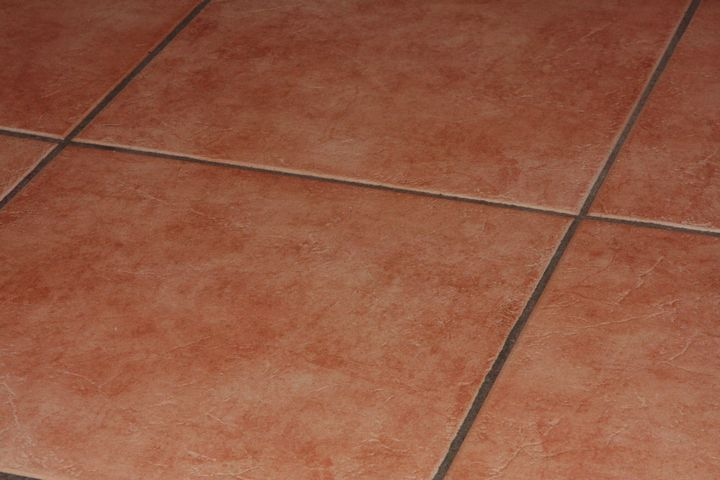
%> input picture floor.jpg, 720 x 480 px
$ octave FLOOR.m   (GNU Octave 9; MATLAB toolbox functions it lacks are replaced by stand-ins)
%> lines starting %> are read from the running program, lines starting %| are printed output that depends on the picture
% Read in original RGB image.
rgbImage  = imread('floor.jpg');
%> rgbImage is the input picture: size 480x720x3 uint8; mean R, G, B 147.2, 88.6, 65.5
subplot(2, 2, 1);
imshow(rgbImage)
axis('on', 'image');
title('Original Image')
% Convert to gray scale.
grayImage = rgb2gray(rgbImage);
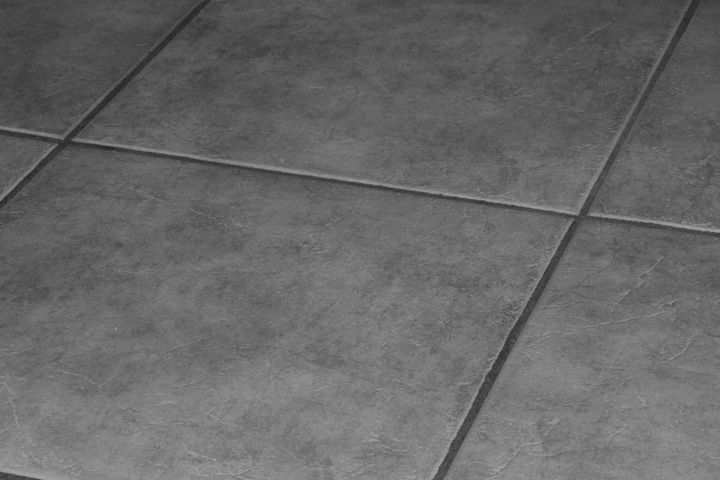
%> grayImage: size 480x720 uint8; min 34, max 175, mean 103.5
subplot(2, 2, 2);
imshow(grayImage)
axis('on', 'image');
title('Grey Scale Image')
% Get edges
Canny_img = edge(grayImage, 'Canny');
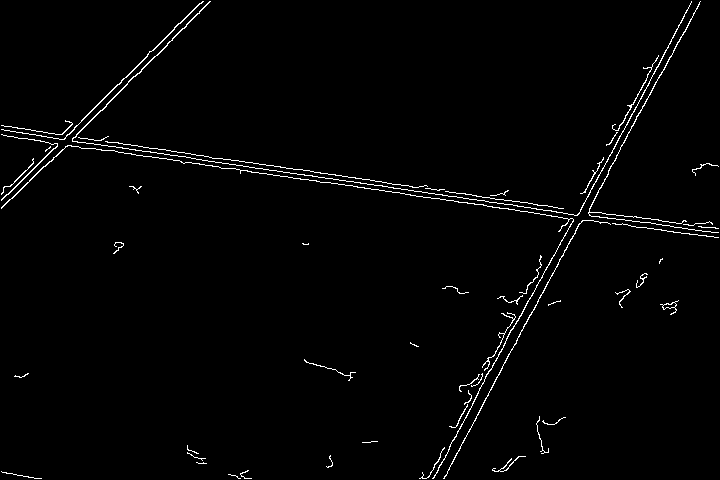
%> Canny_img: size 480x720 logical; 1.7% white in thin lines or dots
subplot(2, 2, 3);
imshow(Canny_img, [])
axis('on', 'image');
title('Edge Detected Image')
% Enlarge figure to full screen.
set(gcf, 'Units', 'Normalized', 'Outerposition', [0, 0.05, 1, 0.95]);

$ run again, with apple.jpg copied over floor.jpg
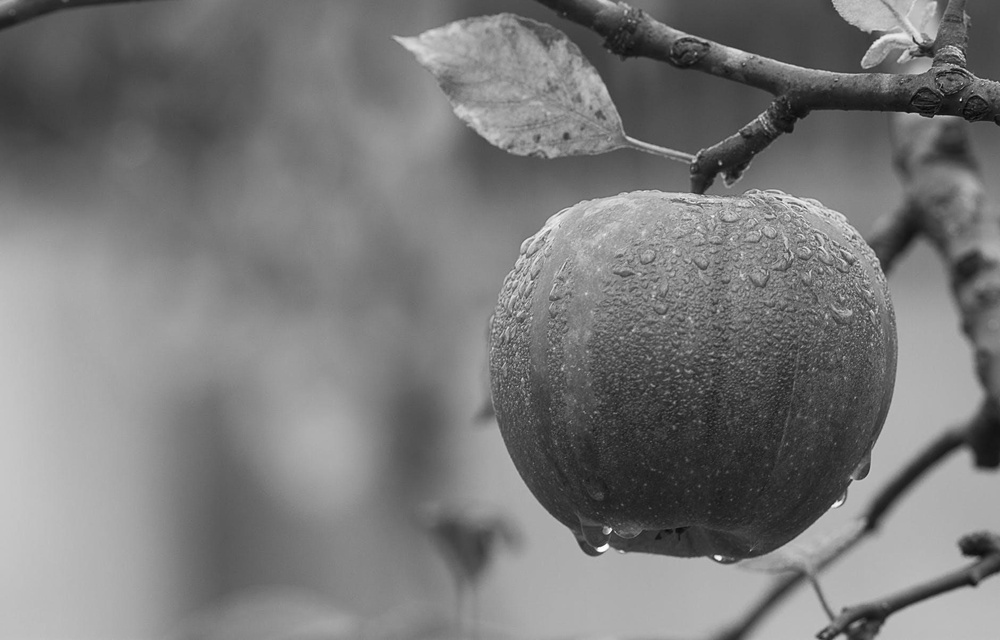
%> input picture apple.jpg, 1000 x 640 px, shrunk from 1880 x 1204 before the run
%> rgbImage is the input picture: size 640x1000 uint8; min 1, max 255, mean 121.2
%> `Canny_img = edge(grayImage, 'Canny');`:
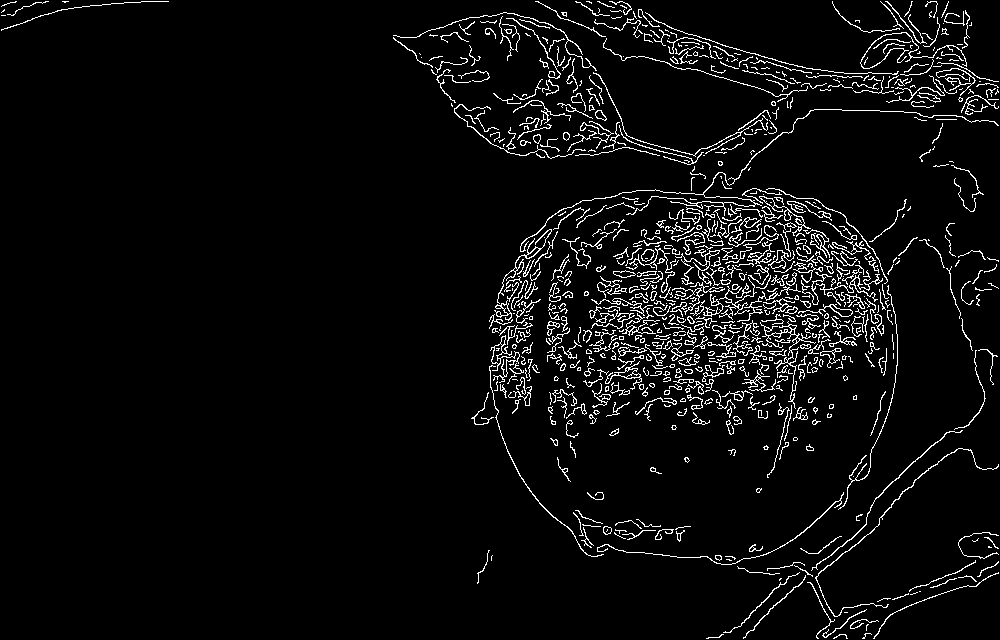
%> Canny_img: size 640x1000 logical; 4.8% white in thin lines or dots
